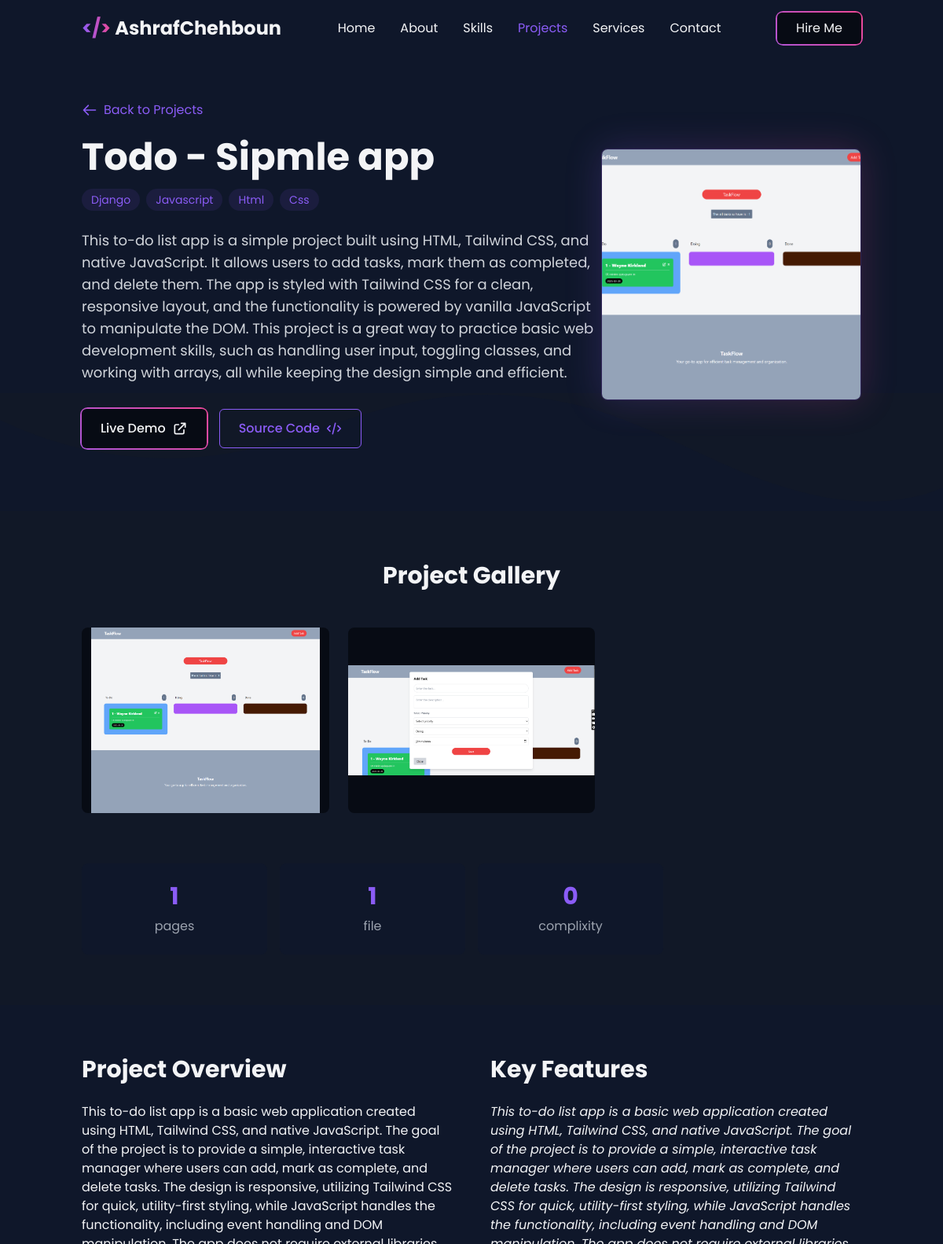
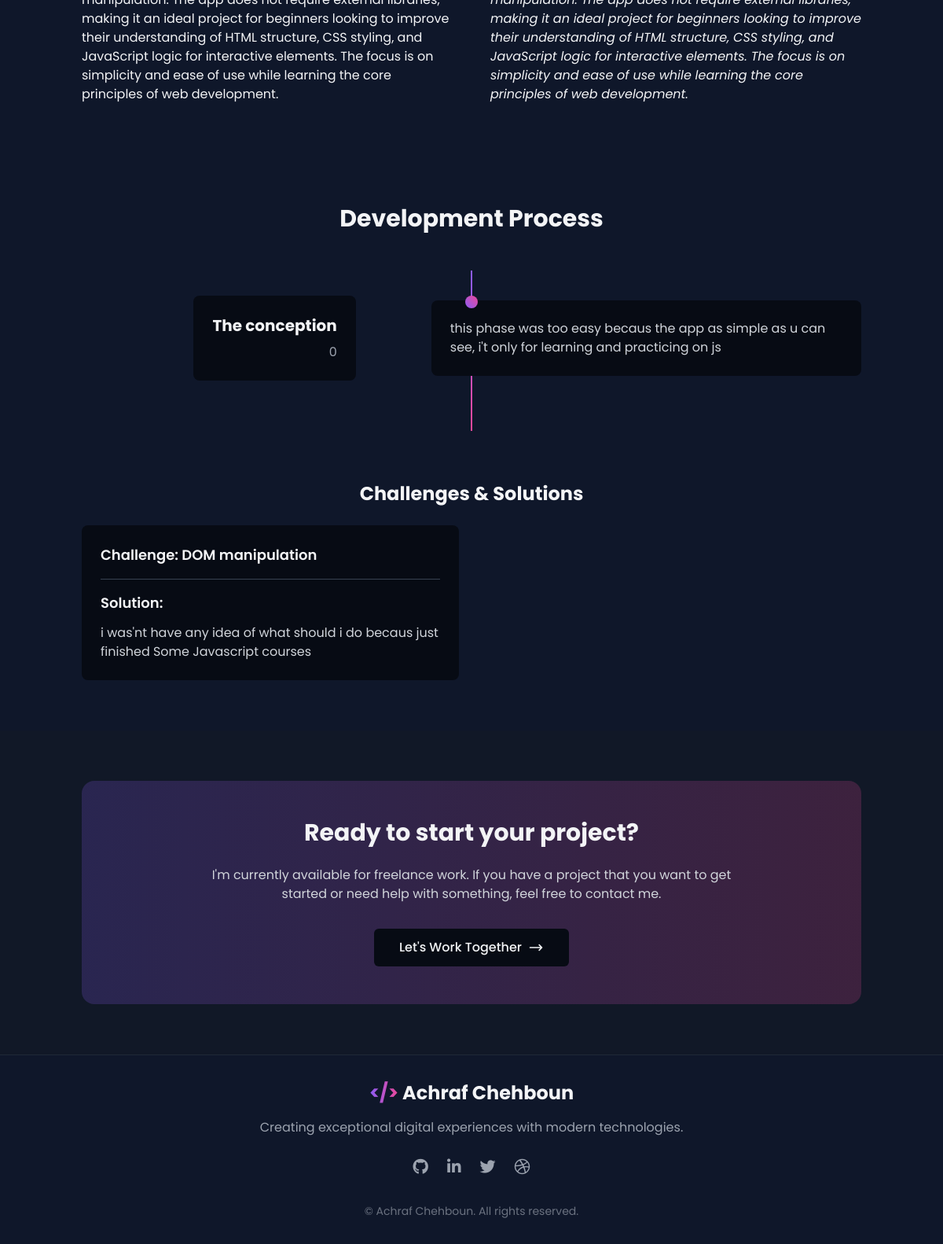
The app's page /project/1 with its own data (2 pictures, top to bottom).
### home/models.py (models this page shows, shortened)
class Project(models.Model):
    name = models.CharField(max_length=100)
    description = models.TextField()
    image = models.ImageField(upload_to='projects/')
    live_link = models.URLField(max_length=200, default='none')
    github_link = models.URLField(max_length=200, default='none')
    technology = models.ManyToManyField(Technology)
    category = models.CharField(max_length=20, choices=PROJECT_CATEGORIES, default='web')
    year = models.IntegerField(default=2023)
    created_at = models.DateTimeField(auto_now_add=True)
    updated_at = models.DateTimeField(auto_now=True)

class Technology(models.Model):
    name = models.CharField(max_length=200)
    icon_url = models.CharField(max_length=200)
    def __str__(self):
        return self.name

class ProjectGallery(models.Model):
    project = models.ForeignKey(Project, related_name='gallery_images', on_delete=models.CASCADE)
    image = models.ImageField(upload_to='project_gallery/')
    title = models.CharField(max_length=100, blank=True)
    description = models.TextField(blank=True)
    order = models.IntegerField(default=0)
    created_at = models.DateTimeField(auto_now_add=True)
    class Meta:
        ordering = ['order', 'created_at']

class ProjectMetric(models.Model):
    project_detail = models.ForeignKey(ProjectDetail, related_name='metrics', on_delete=models.CASCADE)
    metric_name = models.CharField(max_length=200)
    metric_value = models.CharField(max_length=200)
    class Meta:
        verbose_name = "Project Metric"
        verbose_name_plural = "Project Metrics"

class ProjectDetail(models.Model):
    project = models.OneToOneField('Project', on_delete=models.CASCADE, related_name='detail')
    project_overview = RichTextField()
    key_features = RichTextField()
    what_ilearned = models.TextField(blank=True, null=True)
    diagram_file = models.FileField(upload_to='diagram/', blank=True, null=True)
    PojTechnology = models.ManyToManyField(Technology, related_name='project_technologies', blank=True)

class DevelopmentStage(models.Model):
    project = models.ForeignKey(ProjectDetail, on_delete=models.CASCADE, related_name='stages')
    title = models.CharField(max_length=200)
    description = models.TextField()
    week = models.CharField(max_length=200)

class Challenges(models.Model):
    project = models.ForeignKey(ProjectDetail, on_delete=models.CASCADE, related_name='challenges')
    title = models.CharField(max_length=200)
    description = models.TextField()
    class Meta:
        verbose_name_plural = "Challenges"

### home/views.py (the view)
# urls.py: path('project/<int:id>', views.single_project, name='single-project'),
def single_project(request, id):
    project = Project.objects.get(id=id)
    project_detail = ProjectDetail.objects.get(project=project)
    gallery_images = project.gallery_images.all()
    dev_stages = project_detail.stages.all()
    challenges = project_detail.challenges.all()
    context = {
        'project': project,
        'project_detail': project_detail,
        'gallery_images': gallery_images,
        'devstage': dev_stages,
        'ch': challenges,
    }
    return render(request, 'single-project.html', context)

### home/templates/single-project.html (shortened to what this page needs)
{% extends 'master.html' %}
{% block content %}
    <div id="vanta-bg"></div>
    <section class="pt-32 pb-20 relative">
        <div class="container mx-auto px-4 relative z-10">
            <div class="flex flex-wrap items-center">
                <div class="w-full lg:w-2/3" data-aos="fade-right">
                    <a href="projects.html" class="inline-flex items-center text-primary mb-6 hover:underline">
                        <svg xmlns="http://www.w3.org/2000/svg" class="h-5 w-5 mr-2" fill="none" viewBox="0 0 24 24" stroke="currentColor">
                            <path stroke-linecap="round" stroke-linejoin="round" stroke-width="2" d="M10 19l-7-7m0 0l7-7m-7 7h18" />
                        </svg>
                        Back to Projects
                    </a>
                    <h1 class="text-4xl md:text-5xl font-bold mb-4">{{ project.name }}</h1>
                    <div class="flex flex-wrap gap-2 mb-6">
                        {% for technology in project.technology.all %}
                        <span class="bg-primary/10 text-primary px-3 py-1 rounded-full text-sm">{{ technology }}</span>
                        {% endfor %}
                    </div>
                    <p class="text-gray-300 text-lg mb-8 max-w-3xl">
                        {{ project.description }}
                    </p>
                    <div class="flex flex-wrap gap-4">
                        <a href="{% if project.live_link == 'none' %}   # {% else %}{{ project.live_link }}{% endif %}" class="gradient-border bg-darker px-6 py-3 rounded-md text-light font-medium inline-flex items-center">
                            <span>Live Demo</span>
                            <svg xmlns="http://www.w3.org/2000/svg" class="h-5 w-5 ml-2" fill="none" viewBox="0 0 24 24" stroke="currentColor">
                                <path stroke-linecap="round" stroke-linejoin="round" stroke-width="2" d="M10 6H6a2 2 0 00-2 2v10a2 2 0 002 2h10a2 2 0 002-2v-4M14 4h6m0 0v6m0-6L10 14" />
                            </svg>
                        </a>
                        <a href="{% if project.github_link == 'none' %}   # {% else %}{{ project.github_link }}{% endif %}" class="border border-primary text-primary hover:bg-primary/10 px-6 py-3 rounded-md font-medium inline-flex items-center transition-colors">
                            <span>Source Code</span>
                            <svg xmlns="http://www.w3.org/2000/svg" class="h-5 w-5 ml-2" fill="none" viewBox="0 0 24 24" stroke="currentColor">
                                <path stroke-linecap="round" stroke-linejoin="round" stroke-width="2" d="M10 20l4-16m4 4l4 4-4 4M6 16l-4-4 4-4" />
                            </svg>
                        </a>
                    </div>
                </div>
                <div class="w-full lg:w-1/3 mt-10 lg:mt-0" data-aos="fade-left">
                    <div class="relative">
                        <div class="w-full h-64 md:h-80 rounded-lg bg-darker border border-primary/30 relative z-10 overflow-hidden">
                            <img src="{{ project.image.url }}" alt="{{ project.name }}" class="w-full h-full object-cover lazy-image" loading="lazy">
                        </div>
                    </div>
                </div>
            </div>
        </div>
        <div class="custom-shape-divider-bottom-1">
        </div>
    </section>
    <section class="py-16 bg-gray-900">
        <div class="container mx-auto px-4">
            <h2 class="text-3xl font-bold mb-12 text-center" data-aos="fade-up">Project Gallery</h2>
            {% if gallery_images %}
                <div class="max-w-6xl mx-auto">
                    <div class="grid grid-cols-1 md:grid-cols-2 lg:grid-cols-3 gap-6" data-aos="fade-up">
                        {% for image in gallery_images %}
                            <a href="{{ image.image.url }}"
                               data-lightbox="project-gallery"
                               data-title="{% if image.title %}{{ image.title }}{% endif %}{% if image.description %} - {{ image.description }}{% endif %}"
                               class="block relative group">
                                <div class="aspect-[4/3] rounded-lg overflow-hidden bg-darker">
                                    <img src="{{ image.image.url }}"
                                         alt="{{ image.title }}"
                                         class="w-full h-full object-contain transition-transform duration-500 group-hover:scale-105 lazy-image"
                                         loading="lazy">
                                </div>
                            </a>
                        {% endfor %}
                    </div>
                </div>
            {% else %}
                <div class="text-center text-gray-400" data-aos="fade-up">
                    <p>No gallery images available for this project.</p>
                </div>
            {% endif %}
            <div class="grid md:grid-cols-4 gap-4 mt-16 max-w-6xl mx-auto" data-aos="fade-up" data-aos-delay="200">
                {% for metric in project_detail.metrics.all %}
                    <div class="bg-dark p-6 rounded-lg text-center transform hover:-translate-y-1 transition-transform duration-300">
                        <div class="text-3xl font-bold text-primary mb-2">{{ metric.metric_name }}</div>
                        <div class="text-gray-400">{{ metric.metric_value }}</div>
                    </div>
                {% endfor %}
            </div>
        </div>
    </section>
    <section class="py-16 bg-dark">
        <div class="container mx-auto px-4">
            <div class="grid md:grid-cols-2 gap-12">
                <div data-aos="fade-right">
                    <h2 class="text-3xl font-bold mb-6">Project Overview</h2>
                    <div class="rich-text-content">
                        {{ project_detail.project_overview|safe }}
                    </div>
                </div>
                <div data-aos="fade-left">
                    <h2 class="text-3xl font-bold mb-6">Key Features</h2>
                    <div class="rich-text-content">
                        {{ project_detail.key_features|safe }}
                    </div>
                </div>
            </div>
        </div>
    </section>
    <section class="py-16 bg-dark">
        <div class="container mx-auto px-4">
            <h2 class="text-3xl font-bold mb-12 text-center" data-aos="fade-up">Development Process</h2>
            <div class="timeline-container py-8">
                <div class="timeline-item" data-aos="fade-up">
                    {% for ds in devstage %}
                        <div class="md:grid md:grid-cols-5 items-center">
                            <div class="md:col-span-2 mb-4 md:mb-0 md:text-right md:pr-12">
                                <div class="bg-darker p-6 rounded-lg inline-block">
                                    <h3 class="font-bold text-xl mb-2">{{ds.title}}</h3>
                                    <p class="text-gray-400">{{ds.week}}</p>
                                </div>
                            </div>
                            <div class="md:col-span-3 md:pl-12">
                                <div class="bg-darker p-6 rounded-lg">
                                    <p class="text-gray-300">
                                        {{ds.description}}
                                    </p>
                                </div>
                            </div>
                        </div>
                    {% endfor %}
                </div>
            </div>
            <div class="mt-16 text-center" data-aos="fade-up">
                <h3 class="text-2xl font-bold mb-6">Challenges & Solutions</h3>
                <div class="grid md:grid-cols-2 gap-8">
                    {% for ch in ch %}
                        <div class="bg-darker p-6 rounded-lg text-left">
                            <h4 class="font-semibold text-lg mb-3">Challenge: {{ch.title}}</h4>
                            <div class="mt-4 pt-4 border-t border-gray-700">
                                <h4 class="font-semibold text-lg mb-3">Solution:</h4>
                                <p class="text-gray-300">
                                    {{ch.description}}
                                </p>
                            </div>
                        </div>
                    {% endfor %}
                </div>
            </div>
        </div>
    </section>
    <section class="py-16 bg-gray-900">
        <div class="container mx-auto px-4">
            <div class="bg-gradient-to-r from-primary/20 to-secondary/20 rounded-2xl p-12 text-center" data-aos="fade-up">
                <h2 class="text-3xl font-bold mb-6">Ready to start your project?</h2>
                <p class="text-gray-300 max-w-2xl mx-auto mb-8">
                    I'm currently available for freelance work. If you have a project that you want to get started or need help with something, feel free to contact me.
                </p>
                <a href="index.html#contact" class="gradient-border bg-darker px-8 py-3 rounded-md text-light font-medium inline-flex items-center">
                    <span>Let's Work Together</span>
                    <svg xmlns="http://www.w3.org/2000/svg" class="h-5 w-5 ml-2" fill="none" viewBox="0 0 24 24" stroke="currentColor">
                        <path stroke-linecap="round" stroke-linejoin="round" stroke-width="2" d="M17 8l4 4m0 0l-4 4m4-4H3" />
                    </svg>
                </a>
            </div>
        </div>
    </section>
{% endblock %}

### static/css/style.css (style rules this page uses)
body { font-family: 'Poppins', sans-serif; scroll-behavior: smooth; }
.gradient-border { position: relative; border-radius: 0.5rem; }
.gradient-border::before { content: ""; position: absolute; top: -2px; left: -2px; right: -2px; bottom: -2px; background: linear-gradient(45deg, #8B5CF6, #EC4899, #3B82F6); z-index: -1; border-radius: 0.6rem; animation: animatedgradient 3s ease alternate infinite; background-size: 300% 300%; }
#vanta-bg { width: 100%; height: 100vh; position: absolute; top: 0; left: 0; z-index: -1; }
.custom-shape-divider-bottom-1 { position: absolute; bottom: 0; left: 0; width: 100%; overflow: hidden; line-height: 0; }
.custom-shape-divider-bottom-1 svg { position: relative; display: block; width: calc(100% + 1.3px); height: 150px; }
.timeline-container { position: relative; }
.timeline-container::before { content: ''; position: absolute; top: 0; left: 50%; transform: translateX(-50%); width: 2px; height: 100%; background: linear-gradient(to bottom, #8B5CF6, #EC4899); }
.timeline-item { position: relative; margin-bottom: 2rem; }
.timeline-item::before { content: ''; position: absolute; top: 0; left: 50%; transform: translateX(-50%); width: 16px; height: 16px; border-radius: 50%; background: linear-gradient(45deg, #8B5CF6, #EC4899); z-index: 1; }

### records on screen
Project: name "Todo - Sipmle app", description "This to-do list app is a simple project built using HTML, Tailwind CSS, and native JavaScript. It allows users to add tasks, mark them as completed, and delete them. The app is styled with Tailwind CSS for a clean, responsive layout, and the functionality is powered by vanilla JavaScript to manipulate the DOM. This project is a great way to practice basic web development skills, such as handling user input, toggling classes, and working with arrays, all while keeping the design simple and efficient.", image (picture)
Technology: name "Django"
Technology: name "Javascript"
Technology: name "Html"
Technology: name "Css"
ProjectGallery: image (picture)
ProjectGallery: image (picture)
ProjectMetric: metric_name "1", metric_value "pages"
ProjectMetric: metric_name "1", metric_value "file"
ProjectMetric: metric_name "0", metric_value "complixity"
ProjectDetail: project_overview "This to-do list app is a basic web application created using HTML, Tailwind CSS, and native JavaScript. The goal of the project is to provide a simple, interactive task manager where users can add, mark as complete, and delete tasks. The design is responsive, utilizing Tailwind CSS for quick, utility-first styling, while JavaScript handles the functionality, including event handling and DOM manipulation. The app does not require external libraries, making it an ideal project for beginners looking to improve their understanding of HTML structure, CSS styling, and JavaScript logic for interactive elements. The focus is on simplicity and ease of use while learning the core principles of web…", key_features "This to-do list app is a basic web application created using HTML, Tailwind CSS, and native JavaScript. The goal of the project is to provide a simple, interactive task manager where users can add, mark as complete, and delete tasks. The design is responsive, utilizing Tailwind CSS for quick, utility-first styling, while JavaScript handles the functionality, including event handling and DOM manipulation. The app does not require external libraries, making it an ideal project for beginners looking to improve their understanding of HTML structure, CSS styling, and JavaScript logic for interactive elements. The focus is on simplicity and ease of use while learning the core principles of web…"
DevelopmentStage: title "The conception", week "0", description "this phase was too easy becaus the app as simple as u can see, i't only for learning and practicing on js"
Challenges: title "DOM manipulation", description "i was'nt have any idea of what should i do becaus just finished Some Javascript courses"
